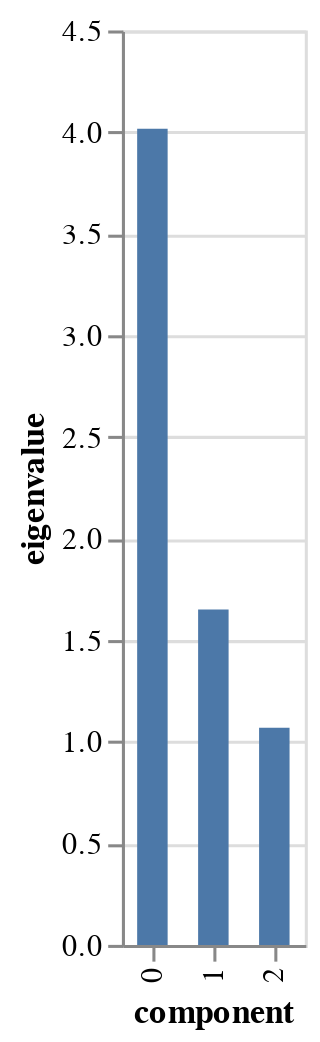

Write notebook code for a chart like this one.
### Code cell
pca.scree_plot()

### Figure 1 — Vega-Lite specification as saved in the notebook (floating-point values rounded to 4 significant figures)
{"config": {"view": {"continuousWidth": 400, "continuousHeight": 300}}, "data": {"name": "data-365141b44be7fb744b66816d57bda994"}, "mark": {"type": "bar", "size": 10}, "encoding": {"tooltip": [{"field": "component", "type": "nominal"}, {"field": "eigenvalue", "type": "quantitative"}, {"field": "% of variance", "type": "quantitative"}, {"field": "% of variance (cumulative)", "type": "quantitative"}], "x": {"field": "component", "type": "nominal"}, "y": {"field": "eigenvalue", "type": "quantitative"}}, "$schema": "https://vega.github.io/schema/vega-lite/v4.17.0.json", "datasets": {"data-365141b44be7fb744b66816d57bda994": [{"component": "0", "eigenvalue": 4.017, "% of variance": 28.69, "% of variance (cumulative)": 28.69}, {"component": "1", "eigenvalue": 1.65, "% of variance": 11.79, "% of variance (cumulative)": 40.48}, {"component": "2", "eigenvalue": 1.069, "% of variance": 7.632, "% of variance (cumulative)": 48.11}]}}
